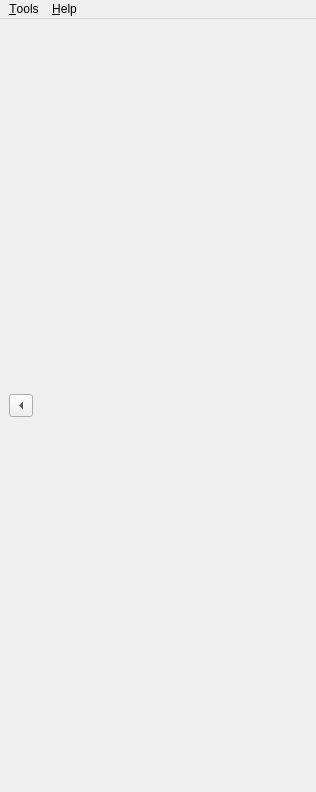
<?xml version="1.0" encoding="UTF-8"?>
<ui version="4.0">
 <class>MainWindow</class>
 <widget class="QMainWindow" name="MainWindow">
  <property name="geometry">
   <rect>
    <x>0</x>
    <y>0</y>
    <width>316</width>
    <height>792</height>
   </rect>
  </property>
  <property name="windowTitle">
   <string>MainWindow</string>
  </property>
  <widget class="QWidget" name="centralwidget">
   <layout class="QHBoxLayout" name="horizontalLayout">
    <property name="spacing">
     <number>0</number>
    </property>
    <item>
     <widget class="QToolButton" name="collapse_button">
      <property name="text">
       <string/>
      </property>
      <property name="arrowType">
       <enum>Qt::LeftArrow</enum>
      </property>
     </widget>
    </item>
    <item>
     <widget class="DeviceTreeView" name="device_tree">
      <property name="sizePolicy">
       <sizepolicy hsizetype="Fixed" vsizetype="Preferred">
        <horstretch>0</horstretch>
        <verstretch>0</verstretch>
       </sizepolicy>
      </property>
     </widget>
    </item>
    <item>
     <widget class="QStackedWidget" name="stacked"/>
    </item>
   </layout>
  </widget>
  <widget class="QMenuBar" name="menubar">
   <property name="geometry">
    <rect>
     <x>0</x>
     <y>0</y>
     <width>316</width>
     <height>23</height>
    </rect>
   </property>
   <widget class="QMenu" name="menuAbout">
    <property name="title">
     <string>&amp;Help</string>
    </property>
    <addaction name="action_license"/>
    <addaction name="action_third_party_licenses"/>
    <addaction name="separator"/>
    <addaction name="action_about"/>
    <addaction name="separator"/>
   </widget>
   <widget class="QMenu" name="menu_Tools">
    <property name="title">
     <string>&amp;Tools</string>
    </property>
    <addaction name="action_chart_log"/>
    <addaction name="action_scripting"/>
    <addaction name="separator"/>
    <addaction name="action_start_can_log"/>
    <addaction name="action_stop_can_log"/>
    <addaction name="action_export_can_log"/>
    <addaction name="separator"/>
    <addaction name="action_login_to_sync"/>
    <addaction name="action_auto_sync_files"/>
   </widget>
   <addaction name="menu_Tools"/>
   <addaction name="menuAbout"/>
  </widget>
  <action name="bus__select">
   <property name="text">
    <string>&amp;Select...</string>
   </property>
  </action>
  <action name="action_about">
   <property name="text">
    <string>&amp;About...</string>
   </property>
  </action>
  <action name="action_license">
   <property name="text">
    <string>License...</string>
   </property>
  </action>
  <action name="action_third_party_licenses">
   <property name="text">
    <string>Third Party Licenses...</string>
   </property>
  </action>
  <action name="action_chart_log">
   <property name="text">
    <string>&amp;Chart Log...</string>
   </property>
  </action>
  <action name="action_start_can_log">
   <property name="text">
    <string>Start CAN Log</string>
   </property>
  </action>
  <action name="action_stop_can_log">
   <property name="text">
    <string>Stop CAN Log</string>
   </property>
  </action>
  <action name="action_export_can_log">
   <property name="text">
    <string>Export CAN Log...</string>
   </property>
  </action>
  <action name="action_scripting">
   <property name="text">
    <string>Scripting...</string>
   </property>
  </action>
  <action name="action_login_to_sync">
   <property name="text">
    <string>Login to Sync</string>
   </property>
  </action>
  <action name="action_auto_sync_files">
   <property name="checkable">
    <bool>true</bool>
   </property>
   <property name="checked">
    <bool>true</bool>
   </property>
   <property name="text">
    <string>Auto-sync files</string>
   </property>
  </action>
 </widget>
 <customwidgets>
  <customwidget>
   <class>DeviceTreeView</class>
   <extends>QWidget</extends>
   <header>epyqlib.devicetreeview</header>
  </customwidget>
 </customwidgets>
 <resources/>
 <connections/>
</ui>
